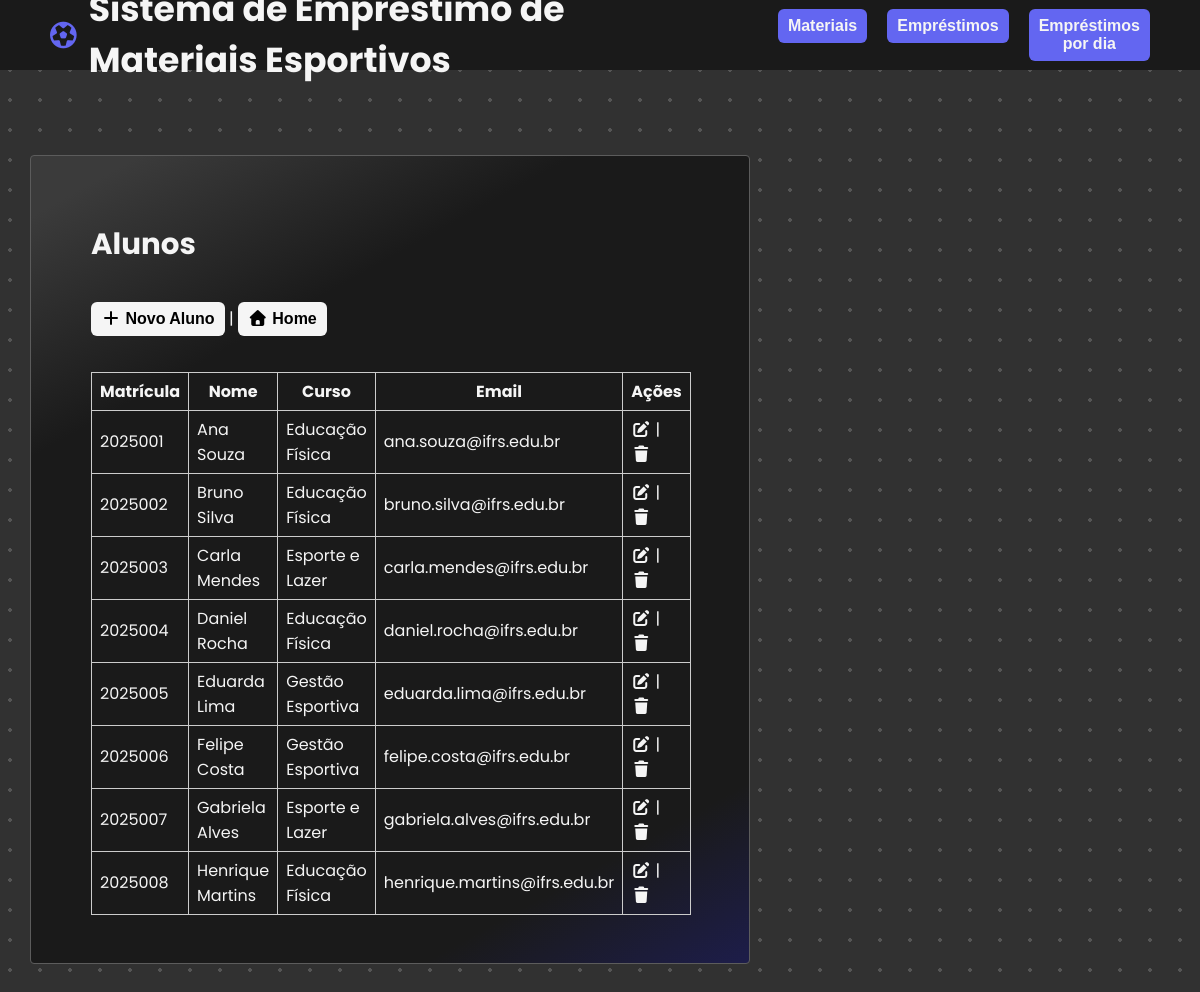
/public/index.php?entidade=aluno&acao=listar, run on the app's committed database.
### tables this page shows
CREATE TABLE Aluno (
  matricula VARCHAR(20) PRIMARY KEY UNIQUE,
  nome VARCHAR(100),
  curso VARCHAR(50),
  email VARCHAR(100)
);

### config/db.php (called while the page is built, shortened)
<?php
function getPDO() {
  $host = '127.0.0.1';
  $db   = 'reservamateriais';
  $user = 'root';
  $pass = '';
  $dsn  = "mysql:host=$host;dbname=$db;charset=utf8";
  try {
    $pdo = new PDO($dsn, $user, $pass);
    $pdo->setAttribute(PDO::ATTR_ERRMODE, PDO::ERRMODE_EXCEPTION);
    $pdo->setAttribute(PDO::ATTR_DEFAULT_FETCH_MODE, PDO::FETCH_ASSOC);
    return $pdo;
  } catch (PDOException $e) {
    die('Erro de conexão: ' . $e->getMessage());
  }
}
function h($s) {
  return htmlspecialchars($s ?? '', ENT_QUOTES, 'UTF-8');
}

### src/dao/AlunoDAO.php (called while the page is built, shortened)
<?php
require_once __DIR__ . '/../../config/db.php';
class AlunoDAO {
  private $pdo;
  public function __construct() { $this->pdo = getPDO(); }
  public function listarTodos() {
    $stmt = $this->pdo->query("SELECT matricula, nome, curso, email FROM Aluno ORDER BY nome ASC");
    return $stmt->fetchAll();
  }
}

### src/controller/aluno_listar.php (the view, shortened to what this page needs)
<!DOCTYPE html>
<html lang="pt-BR">
<head>
  <link rel="stylesheet" href="assets/style.css">
  <link rel="stylesheet" href="https://cdnjs.cloudflare.com/ajax/libs/font-awesome/7.0.1/css/all.min.css"
 />
</head>
<body>
  <header>
    <div>
      <i class="fa-regular fa-futbol"></i>
      <h1>Sistema de Empréstimo de Materiais Esportivos</h1>
    </div>
    <div>
      <a href="?entidade=material&acao=listar"><button type="button">Materiais</button></a>
      <a href="?entidade=emprestimo&acao=listar"><button type="button">Empréstimos</button></a>
      <a href="?entidade=emprestimo&acao=por_dia"><button type="button">Empréstimos por dia</button></a>
    </div>
  </header>
  <section id="corpo">
    <main>
      <?php
      require_once __DIR__ . '/../dao/AlunoDAO.php';
      $dao = new AlunoDAO();
      $alunos = $dao->listarTodos();
      echo '<h2>Alunos</h2>';
      echo '<p><a href="?entidade=aluno&acao=criar"><button type="button" class="opt"> <i class="fa-solid fa-plus"></i> Novo Aluno</button></a> | <a href="/reserva-materiais/public/index.php"><button type="button" class="opt"> <i class="fa-solid fa-house"></i> Home</button></a></p>';
      echo '<table>';
      echo '<tr>
            <th>Matrícula</th>
            <th>Nome</th>
            <th>Curso</th>
            <th>Email</th>
            <th>Ações</th>
          </tr>';
      foreach ($alunos as $a) {
        echo '<tr>';
        echo '<td>' . h($a["matricula"]) . '</td>';
        echo '<td>' . h($a["nome"]) . '</td>';
        echo '<td>' . h($a["curso"]) . '</td>';
        echo '<td>' . h($a["email"]) . '</td>';
        echo '<td>
                <a href="?entidade=aluno&acao=editar&matricula=' . urlencode($a["matricula"]) . '"><i class="fa-solid fa-pen-to-square"></i></a> |
                <a href="?entidade=aluno&acao=excluir&matricula=' . urlencode($a["matricula"]) . '" onclick="return confirm(\'Excluir este aluno? Se confirmar, todos os empréstimos relacionados a ele também serão excluídos.\')"><i class="fa-solid fa-trash"></i></a>
              </td>';
        echo '</tr>';
      }
      echo '</table>';
      ?>
    </main>
  </section>
</body>
</html>

### public/assets/style.css (style rules this page uses)
* { margin: 0; padding: 0; box-sizing: border-box; }
button { cursor: pointer; }
body { font-family: Arial, sans-serif; font-family: "Poppins", sans-serif; height: 100vh; width: 100vw; color: whitesmoke; background-color: #313131; background-image: radial-gradient(rgba(255, 255, 255, 0.171) 2px, transparent 0); background-size: 30px 30px; background-position: -5px -5px }
header { background-color: #1a1a1a; display: flex; align-items: center; height: 70px; width: 100%; justify-content: space-between; }
header>* { margin: 0 50px; }
header div:first-child { display: flex; align-items: center; gap: 12px; }
header div:last-child { display: flex; gap: 20px; }
h1 { font-size: 26pt; font-weight: 700; }
header i { font-size: 20pt; font-weight: 700; color: #6366F1; }
table { border-collapse: collapse; }
th, td { border: 1px solid #ccc; padding: 6px 8px; }
button[type="button"]:not(.formButton) { font-size: 12pt; font-weight: bold; color: whitesmoke; background-color: #6366F1; border: none; border-radius: 6px; padding: 8px 10px; cursor: pointer; }
#corpo { height: calc(100% - 70px); width: 100%; display: flex; justify-content: center; align-items: center; }
main { background: #3b3b3b; background: linear-gradient(151deg, rgba(59, 59, 59, 1) 5%, rgba(26, 26, 26, 1) 25%, rgba(26, 26, 26, 1) 85%, rgba(29, 29, 74, 1) 100%); border: 1px solid #5c5c5c; border-radius: 4px; height: auto; max-height: 75%; overflow-y: scroll; width: 60%; padding: 30px 60px; margin: 0 420px 100px 0; }
main>* { margin: 36px 0; }
h2 { font-size: 22pt; }
.opt { background-color: whitesmoke !important; color: black !important; }
a > i, a:visited > i { color: whitesmoke; text-decoration: none; }

### data on the page
aluno: matricula "2025001", nome "Ana Souza", curso "Educação Física", email "ana.souza@ifrs.edu.br"
aluno: matricula "2025002", nome "Bruno Silva", curso "Educação Física", email "bruno.silva@ifrs.edu.br"
aluno: matricula "2025003", nome "Carla Mendes", curso "Esporte e Lazer", email "carla.mendes@ifrs.edu.br"
aluno: matricula "2025004", nome "Daniel Rocha", curso "Educação Física", email "daniel.rocha@ifrs.edu.br"
aluno: matricula "2025005", nome "Eduarda Lima", curso "Gestão Esportiva", email "eduarda.lima@ifrs.edu.br"
aluno: matricula "2025006", nome "Felipe Costa", curso "Gestão Esportiva", email "felipe.costa@ifrs.edu.br"
aluno: matricula "2025007", nome "Gabriela Alves", curso "Esporte e Lazer", email "gabriela.alves@ifrs.edu.br"
aluno: matricula "2025008", nome "Henrique Martins", curso "Educação Física", email "henrique.martins@ifrs.edu.br"
